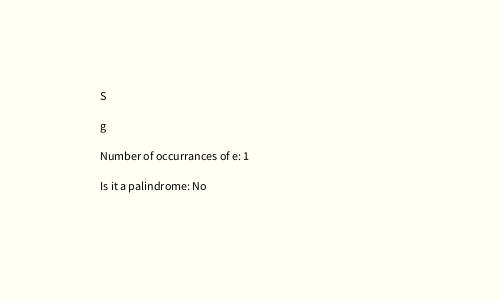
Frame 1 (no input)
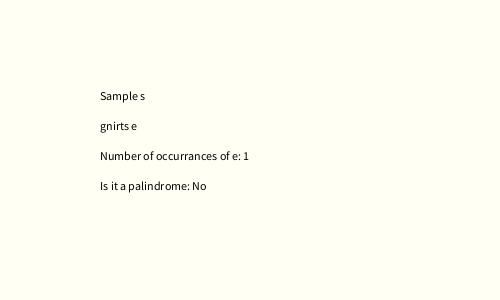
Frame 60 (the mouse pressed at the canvas centre just before this capture)
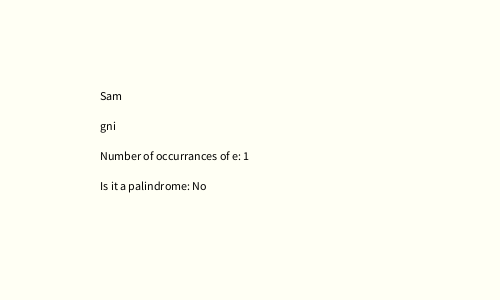
Frame 120 (the mouse held since frame 60 and released just before this capture)

The Processing sketch that drew these frames (run headless with seeded random() and noise(); from frame 60 on, the mouse is pressed at the canvas centre):

// Processing sketch: sketch_1_1
// ── sketch_1_1.pde
/*
 * Algorithms for CreaTe
 * Creative Technology module 4
 * Author: Anand Chowdhary
 * License: CC-BY 4.0

 * 1.1 Write for each of the following a program that defines an array of characters, and:
 * 1.1.1. writes the content of the array on the Processing window, letter by letter
 * 1.1.2. writes the content of the array on the Processing window, backwards order, i.e., starting with the last
 * 1.1.3. counts how many occurrences of the letter ‘e’ are contained in the array
 * 1.1.4. decides whether the array form a palindrome, i.e. reading from beginning gives the same “word” as reading from the end. An example for a palindrome is "ANNA".
 */

char[] text;
int index;

// Initializations
void setup() {
	size(500, 300);
	text = "Sample string".toCharArray();
	index = 0;
}

// Main drawing function
void draw() {
	background(255, 255, 244);
	fill(0, 0, 0);
	letterByLetter(text, index);
	letterByLetterBackwards(text, index);
	if (index < text.length - 1) {
		index++;
	} else {
		index = 0;
	}
	text("Number of occurrances of e: " + str(countOccurrences(text, 'e')), 100, 160);
	text("Is it a palindrome: " + (isPalindrome(text) ? "Yes" : "No"), 100, 190);
	delay(200);
}

/*
 * Displays the word letter by letter
 * @param text - Array of characters with text
 * @param index - Current index for displaying
 */
void letterByLetter(char[] text, int index) {
	String textToDisplay = "";
	for (int j = 0; j <= index; j++) {
		textToDisplay += text[j];
	}
	text(textToDisplay, 100, 100);
}

/*
 * Displays the word letter by letter in backwards order
 * @param text - Array of characters with text
 * @param index - Current index for displaying
 */
void letterByLetterBackwards(char[] text, int index) {
	String textToDisplay = "";
	for (int j = 0; j <= index; j++) {
		textToDisplay += text[text.length - j - 1];
	}
	text(textToDisplay, 100, 130);
}

/*
 * @param text - Array of characters with text
 * @param letter - Character to count occurrences of
 * @returns Number of occurrences
 */
int countOccurrences(char[] text, char letter) {
	int count = 0;
	for (int i = 0; i < text.length; i++) {
		if (text[i] == letter) count++;
	}
	return count;
}

/*
 * Returns whether or not a word is a palindrome
 * @param text - Array of characters with text
 */
boolean isPalindrome(char[] text) {
	for (int i = 0; i < text.length; i++)
		if (text[i] != text[text.length - i - 1]) return false;
	return true;
}
